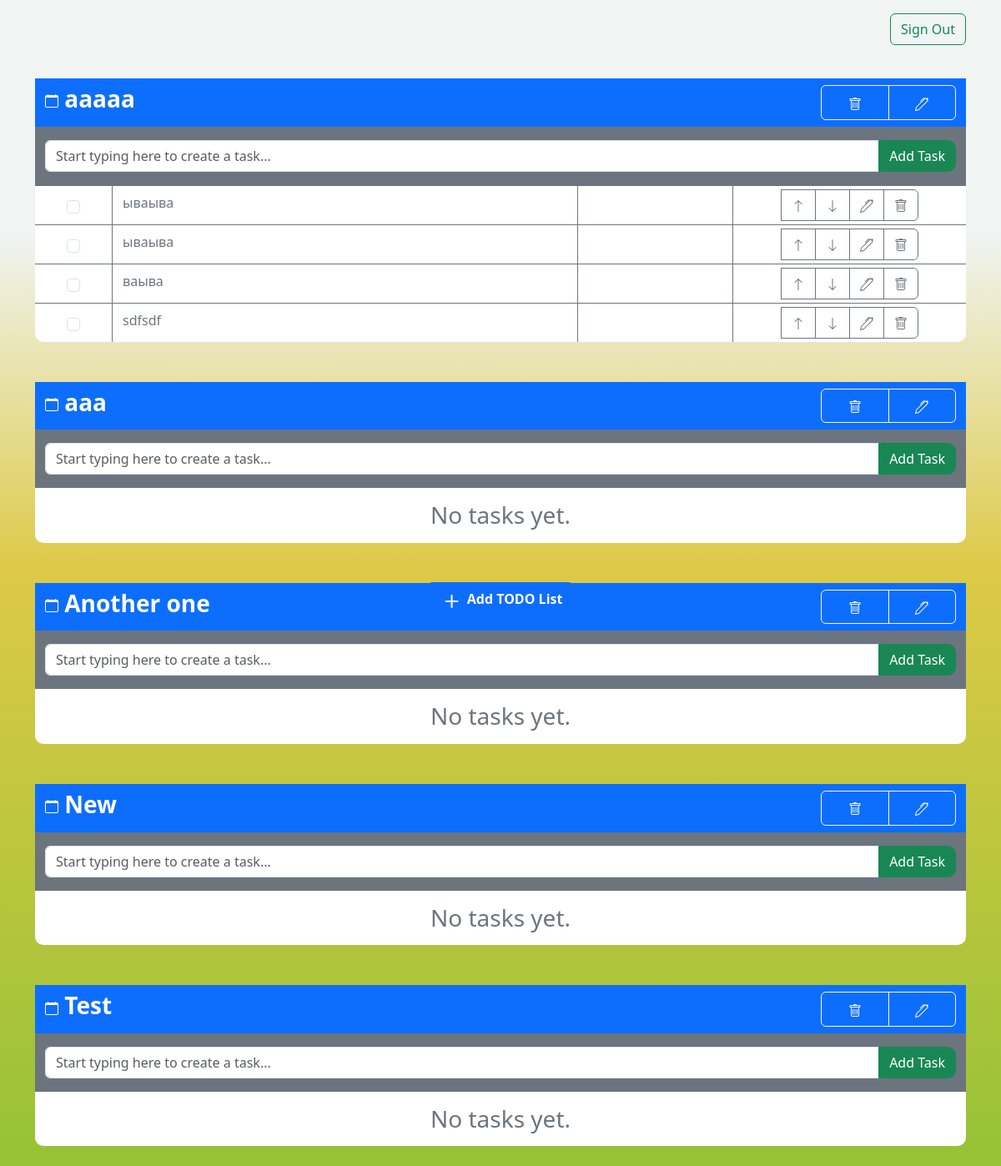
The page / (signed in) on the database as committed earlier.
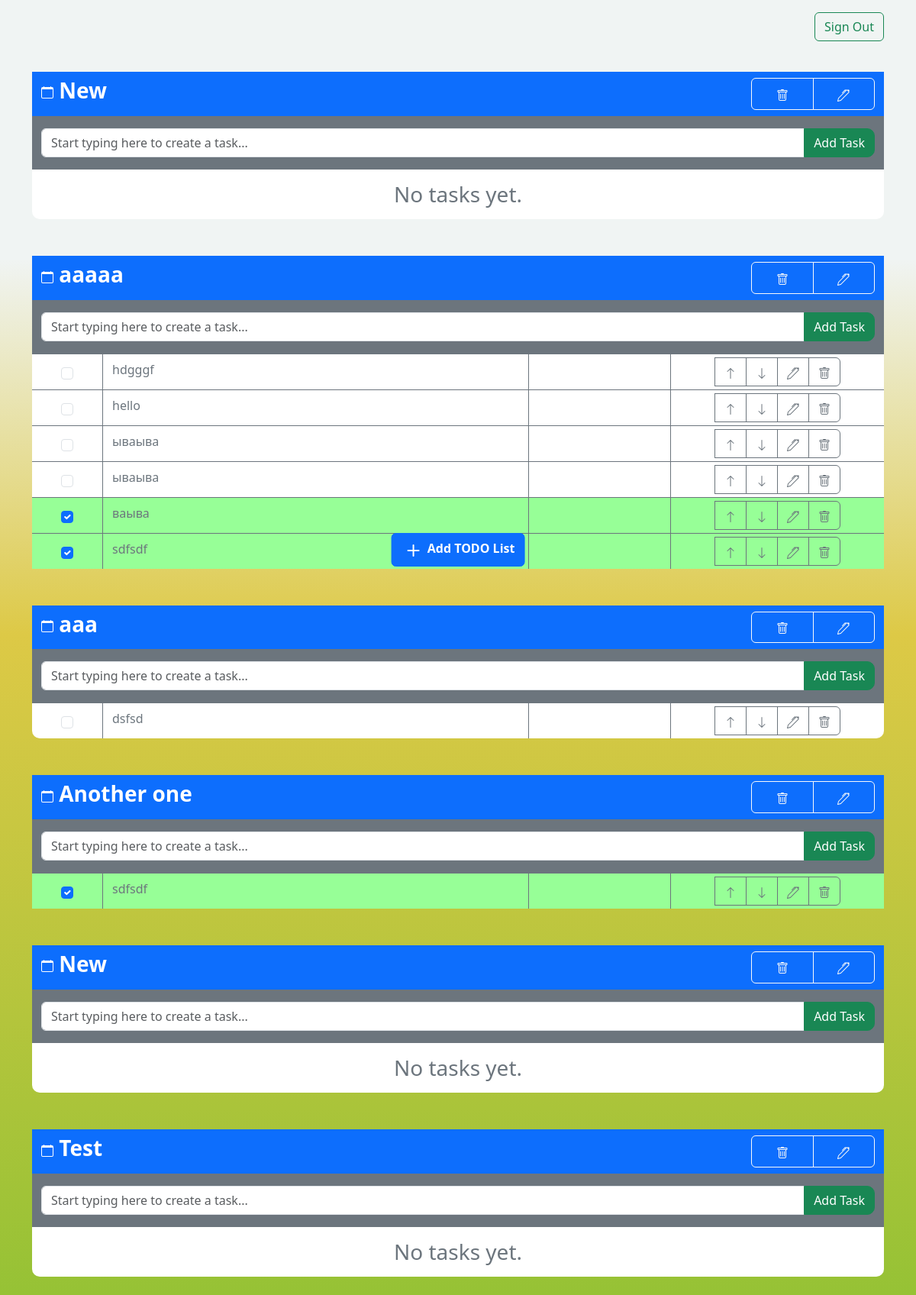
The same page on the database as committed later.
### to_do_list_app/models/project.py (models this page shows)
class Project(Abstract):
    pass

### to_do_list_app/models/task.py (models this page shows)
class Task(Abstract):
    status = models.BooleanField(default=False)
    priority = models.IntegerField(default=1)
    deadline = models.DateField(null=True)
    project = models.ForeignKey(Project, on_delete=models.CASCADE)

### to_do_list_app/views.py (the view)
# urls.py: 2. Add a URL to urlpatterns:  path('', Home.as_view(), name='home')
class Home(TemplateView):
    template_name = 'home.html'
    def get_context_data(self, **kwargs) -> dict:
        context = super().get_context_data(**kwargs)
        user = self.request.user
        projects = Project.objects.filter(user=user).order_by('-created_at')
        projects_tasks = {}
        for p in projects:
            projects_tasks[p] = Task.objects.filter(project=p).order_by('-priority')
        context['projects'] = projects_tasks
        context['today'] = date.today()
        return context

### to_do_list_app/templates/home.html (shortened to what this page needs)
{% extends 'base.html' %}
{% block content %}
    <div id="projects" class="container-fluid">
        {% for p, tasks in projects.items %}
            <div id="project{{ p.id }}" class="row">
                <div class="container-fluid my-4">
                    <div class="row bg-primary">
                        <div id="projectName{{ p.id }}" class="my-2 col-10">
                            <h3 class="text-white fw-bold">
                                {{ p.name }}
                            </h3>
                        </div>
                        <div class="btn-group my-2 col-2">
                            <button id="deleteProject{{ p.id }}" hx-target="#project{{ p.id }}" hx-headers='{"X-CSRFToken": "{{ csrf_token }}"}' hx-delete="/edit_todolist/{{ p.id }}/" type="button" class="btn btn-outline-light">
                            </button>
                            <button hx-patch="/edit_todolist/{{ p.id }}/" hx-target="#projectName{{ p.id }}" hx-headers='{"X-CSRFToken": "{{ csrf_token }}"}' type="button" class="btn btn-outline-light">
                            </button>
                        </div>
                    </div>
                    <div class="row bg-secondary">
                        <div class="input-group my-3">
                            <input placeholder="Start typing here to create a task..." name="task{{ p.id }}" type="text" class="form-control">
                            <div class="input-group-append">
                                <button hx-include="[name='task{{ p.id }}']" hx-post="/add_task/{{ p.id }}/" hx-target="#tasks{{ p.id }}" hx-headers='{"X-CSRFToken": "{{ csrf_token }}"}' class="btn btn-success" style="border-radius: 0px 10px 10px 0px;" type="button">Add Task</button>
                            </div>
                        </div>
                    </div>
                    <div class="row bg-white" style="border-radius: 0px 0px 10px 10px;">
                        <div class="container-fluid" id="tasks{{ p.id }}">
                            {% if tasks %}
                                {% for task in tasks %}
                                    <div id="task{{ task.id }}">
                                        <div class="row d-flex" style="border-top: 1px solid #6C757D; {% if task.status %} background-color: #97FF97; {% endif %}">
                                            <div class="col-1 d-flex justify-content-center align-items-center" style="border-right: 1px solid #6C757D;">
                                                <input hx-target="#tasks{{ p.id }}" hx-headers='{"X-CSRFToken": "{{ csrf_token }}"}' hx-patch="/edit_task/{{ task.id }}/" class="form-check-input" type="checkbox" {% if task.status %} checked {% endif %}>
                                            </div>
                                            <div class="col-6" style="border-right: 1px solid #6C757D;">
                                                <p class="text-secondary my-2">{{ task.name }}</p>
                                            </div>
                                            <div class="col-2 text-center" style="border-right: 1px solid #6C757D; ">
                                           </div>
                                            <div class="col-3 d-flex justify-content-center">
                                                <div class="btn-group my-1">
                                                    <button hx-target="#tasks{{ p.id }}" hx-headers='{"X-CSRFToken": "{{ csrf_token }}"}' hx-post="/edit_task/{{ task.id }}/" hx-include="[name='upPriority{{ task.id }}']" type="button" class="btn btn-outline-secondary">
                                                        <svg xmlns="http://www.w3.org/2000/svg" width="16" height="16" fill="currentColor" class="bi bi-arrow-up" viewBox="0 0 16 16">
                                                            <path fill-rule="evenodd" d="M8 15a.5.5 0 0 0 .5-.5V2.707l3.146 3.147a.5.5 0 0 0 .708-.708l-4-4a.5.5 0 0 0-.708 0l-4 4a.5.5 0 1 0 .708.708L7.5 2.707V14.5a.5.5 0 0 0 .5.5"></path>
                                                        </svg>
                                                    </button>
                                                    <button hx-target="#tasks{{ p.id }}" hx-headers='{"X-CSRFToken": "{{ csrf_token }}"}' hx-post="/edit_task/{{ task.id }}/" hx-include="[name='downPriority{{ task.id }}']" type="button" class="btn btn-outline-secondary">
                                                        <svg xmlns="http://www.w3.org/2000/svg" width="16" height="16" fill="currentColor" class="bi bi-arrow-down" viewBox="0 0 16 16">
                                                            <path fill-rule="evenodd" d="M8 1a.5.5 0 0 1 .5.5v11.793l3.146-3.147a.5.5 0 0 1 .708.708l-4 4a.5.5 0 0 1-.708 0l-4-4a.5.5 0 0 1 .708-.708L7.5 13.293V1.5A.5.5 0 0 1 8 1"></path>
                                                        </svg>
                                                    </button>
                                                    <button hx-target="#task{{ task.id }}" hx-headers='{"X-CSRFToken": "{{ csrf_token }}"}' hx-put="/edit_task/{{ task.id }}/" type="button" class="btn btn-outline-secondary">
                                                    </button>
                                                    <button hx-target="#tasks{{ p.id }}" hx-headers='{"X-CSRFToken": "{{ csrf_token }}"}' hx-delete="/edit_task/{{ task.id }}/" type="button" class="btn btn-outline-secondary">
                                                    </button>
                                                </div>
                                            </div>
                                        </div>
                                    </div>
                                {% endfor %}
                                {% else %}
                                    <h3 class="text-secondary text-center my-3">No tasks yet.</h3>
                                {% endif %}
                        </div>
                    </div>
                </div>
            </div>
        {% endfor %}
    </div>
    <button id="addToDoListBtn" type="button" class="btn btn-primary add_btn fw-bold">
        <svg xmlns="http://www.w3.org/2000/svg" width="30" fill="currentColor" class="bi bi-plus" viewBox="0 0 15 15">
            <path d="M8 4a.5.5 0 0 1 .5.5v3h3a.5.5 0 0 1 0 1h-3v3a.5.5 0 0 1-1 0v-3h-3a.5.5 0 0 1 0-1h3v-3A.5.5 0 0 1 8 4"></path>
        </svg>
        <span style="height: 100%">Add TODO List</span>
    </button>
{% endblock %}

### to_do_list_app/templates/base.html (shortened to what this page needs)
<!DOCTYPE html>
<html lang="en">
<head>
    {% load static %}
    <link rel="stylesheet" href="{% static 'css/base.css' %}" type="text/css">
    <link href="https://cdn.jsdelivr.net/npm/bootstrap@5.3.3/dist/css/bootstrap.min.css" rel="stylesheet">
    <link rel="stylesheet" href="https://cdnjs.cloudflare.com/ajax/libs/bootstrap-datepicker/1.4.1/css/bootstrap-datepicker3.css"/>
</head>
<body class="container">
    <div id="main">
        <div class="row my-3">
            <div class="col-12">
                <a class="btn btn-outline-success float-end" href="{% url 'account_logout' %}">Sign Out</a>
            </div>
        </div>
        {% block content %} {% endblock %}
    </div>
</body>
</html>

### to_do_list_app/static/css/base.css (style rules this page uses)
body { background: rgb(150,194,53); background: linear-gradient(0deg, rgba(150,194,53,1) 0%, rgba(221,201,70,1) 51%, rgba(240,244,243,1) 80%); height: 100vh; background-attachment: fixed; }
.add_btn { position: fixed; left: 50%; transform: translate(-50%, -50%); top: 90vh; }

Rows that differ between the two databases and show on the page:
added Project: name "New", shows "No tasks yet."
added Task: name "hdgggf", shown under Project "aaaaa"
added Task: name "hello", shown under Project "aaaaa"
changed Task "ваыва": status "☐" → "☑"
changed Task (number 6 of 8 on the later page): status "☐" → "☑"
shown differently, row unchanged: Project "aaa": no longer shows "No tasks yet."
added Task: name "dsfsd", shown under Project "aaa"
shown differently, row unchanged: Project "Another one": no longer shows "No tasks yet."
added Task: status "☑", name "sdfsdf", shown under Project "Another one"
